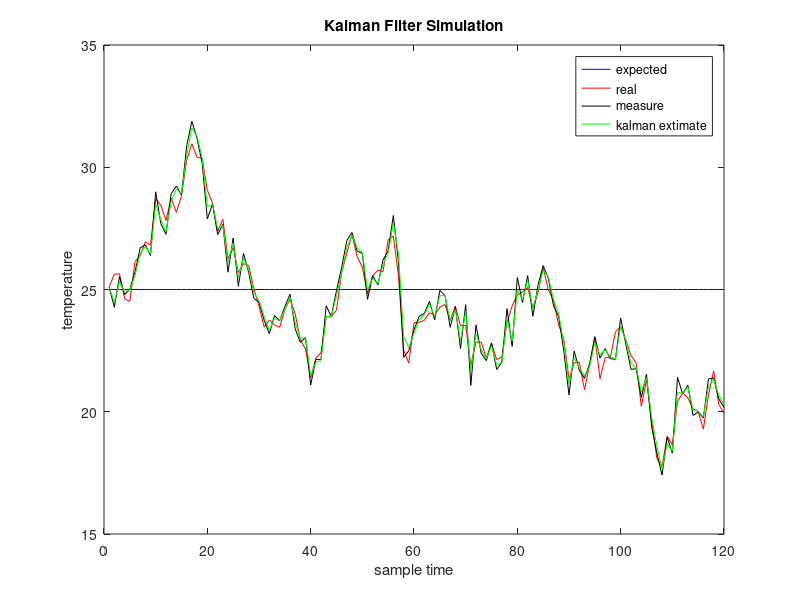
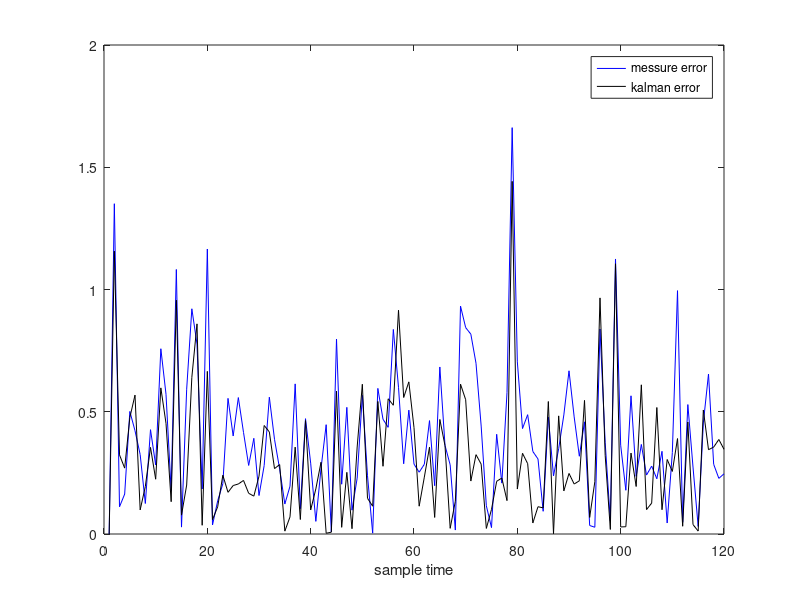

Reproduce these figures in MATLAB, in order.
clear;
close all;
N=120;
CON=25;%
Xexpect=CON*ones(1,N);
X=zeros(1,N);  
Xkf=zeros(1,N);
Z=zeros(1,N);
P=zeros(1,N); 
% X(1)=25.1;
X(1)=25.1;
P(1)=0.01;
% Z(1)=24.9;
Z(1)=25.1;
Xkf(1)=Z(1);
% Q=0.01;
% R=0.25;
Q=0.8;
R=0.25;
W=sqrt(Q)*randn(1,N);
V=sqrt(R)*randn(1,N);
F=1;
G=1;
H=1;
I=eye(1); 
%%%%%%%%%%%%%%%%%%%%%%%
for k=2:N
    X(k)=F*X(k-1)+G*W(k-1);  
    Z(k)=H*X(k)+V(k);
    X_pre=F*Xkf(k-1);           
    P_pre=F*P(k-1)*F'+Q;        
    Kg=P_pre*inv(H*P_pre*H'+R); 
    e=Z(k)-H*X_pre;            
    Xkf(k)=X_pre+Kg*e;         
    P(k)=(I-Kg*H)*P_pre;
end
%%%%%%%%%%%%%%%%
Err_Messure=zeros(1,N);
Err_Kalman=zeros(1,N);
for k=1:N
    Err_Messure(k)=abs(Z(k)-X(k));
    Err_Kalman(k)=abs(Xkf(k)-X(k));
end
t=1:N;
figure('Name','Kalman Filter Simulation','NumberTitle','off');
plot(t,Xexpect,'-b',t,X,'-r',t,Z,'-k',t,Xkf,'-g');
legend('expected','real','measure','kalman extimate');         
xlabel('sample time');
ylabel('temperature');
title('Kalman Filter Simulation');
figure('Name','Error Analysis','NumberTitle','off');
plot(t,Err_Messure,'-b',t,Err_Kalman,'-k');
legend('messure error','kalman error');         
xlabel('sample time');
